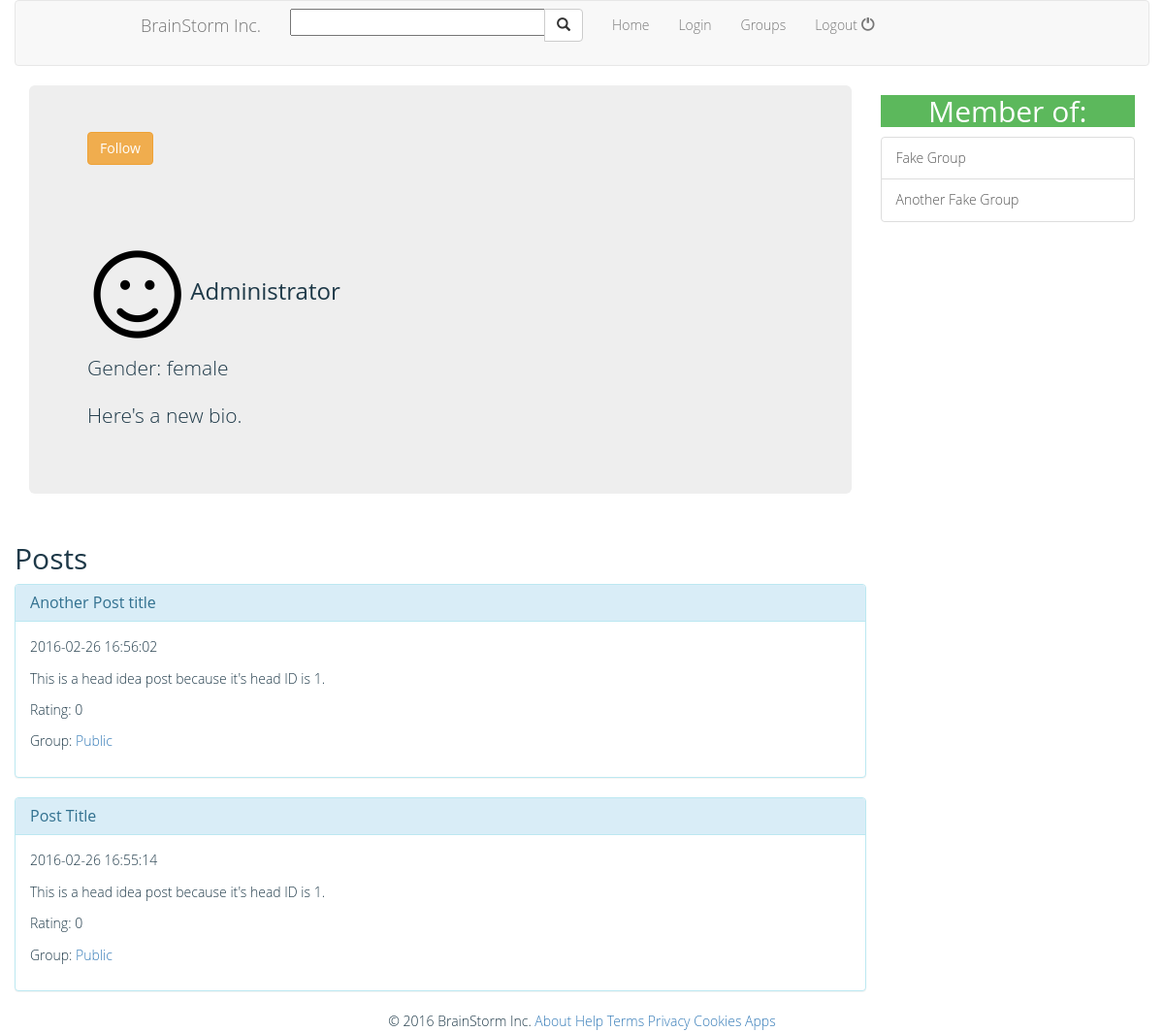
/Website/profile.php?uID=admin, run on the app's committed database.
### tables this page shows
CREATE TABLE IF NOT EXISTS `users` (
  `username` char(60) NOT NULL,
  `password` varchar(255) DEFAULT NULL,
  `email` varchar(255) DEFAULT NULL,
  `displayName` char(60) DEFAULT NULL,
  `gender` char(30) DEFAULT NULL,
  `picture` varchar(255) DEFAULT NULL,
  `description` varchar(255) DEFAULT NULL,
  `status` tinyint(1) DEFAULT NULL,
  `admin` tinyint(1) DEFAULT NULL
);

CREATE TABLE IF NOT EXISTS `posts` (
  `post_ID` int(11) NOT NULL,
  `head` int(11) DEFAULT NULL,
  `type` char(20) DEFAULT NULL,
  `date_time` timestamp NOT NULL DEFAULT CURRENT_TIMESTAMP,
  `content` varchar(255) DEFAULT NULL,
  `image` varchar(255) DEFAULT NULL,
  `rating` int(11) DEFAULT NULL,
  `username` char(60) DEFAULT NULL,
  `groupID` int(11) DEFAULT NULL,
  `title` char(80) DEFAULT NULL
);

CREATE TABLE IF NOT EXISTS `groups` (
  `creator` char(60) DEFAULT NULL,
  `groupID` int(11) NOT NULL,
  `groupname` char(60) DEFAULT NULL,
  `description` varchar(255) DEFAULT NULL
);

CREATE TABLE IF NOT EXISTS `in_group` (
  `username` char(60) NOT NULL,
  `groupID` int(11) NOT NULL
);

### Website/profile.php (the view, shortened to what this page needs)
<?php
$username = $_SESSION["username"];
$uID = htmlspecialchars($_GET["uID"]);
$displayName = "";
$displayProfile = "";
$displayImg = "";
$displayGender = "";
$groupList = "";
$postsList = "";
$isFollowing =0;
	if (!isset($dsn)) {
		$dsn = 'mysql:host=localhost;dbname=brainstorm;port=8889';
	}
	if (!isset($dbname)) {
		$dbname = 'root';
	}
	if (!isset($dbpword)) {
		$dbpword = 'root';
	}
	try {
		$dbh = new PDO($dsn, $dbname, $dbpword);
		$stmt = $dbh->prepare("SELECT * FROM users WHERE username=:uID");
		$stmt->bindParam(':uID', $uID, PDO::PARAM_STR);
		$stmt->execute();
		if ($stmt->rowCount() > 0) {
			while($row=$stmt->fetch(PDO::FETCH_ASSOC))
			{
				$displayName = $row["displayName"];
				$displayProfile = $row["description"];
				$displayImg = $row["picture"];
				$displayGender = $row["gender"];
				if (empty($displayImg)){
					$displayImg = "img/profile/blank.png";
				}
			}
		}
	$stmt = $dbh->prepare("SELECT * FROM in_group JOIN groups ON groups.groupID=in_group.groupID WHERE in_group.username=:uID");
	$stmt->bindParam(':uID', $uID, PDO::PARAM_STR);
	$stmt->execute();
	if ($stmt->rowCount() > 0) {
		while($row=$stmt->fetch(PDO::FETCH_ASSOC))
		{
			$groupID = $row["groupID"];
			$groupname = $row["groupname"];
			$groupList .= '<a href="Group.php?gID='.$groupID.'" class="list-group-item">'.$groupname.'</a>';
		}
	}
	$stmt = $dbh->prepare("SELECT * FROM posts JOIN groups ON posts.groupID=groups.groupID WHERE username=:uID ORDER BY DATE_TIME DESC");
	$stmt->bindParam(':uID', $uID, PDO::PARAM_STR);
	$stmt->execute();
	if ($stmt->rowCount() > 0) {
		while($row=$stmt->fetch(PDO::FETCH_ASSOC))
		{
			$postsList .= create_post($row["post_ID"], $row["head"], $row["type"], $row["date_time"], $row["content"],
			$row["title"], $row["image"], $row["rating"], $row["username"], $row["groupID"], $row["groupname"]);
		}
	}
	} catch (PDOException $e) {
		print "Error!: " . $e->getMessage() . "<br/>";
		die();
	}
function create_post($post_ID, $head, $type, $date, $content, $title, $image, $rating, $username, $groupID, $groupName){
	if ($post_ID > 1) {
		$link = 0;
		$groupN = "";
		if ($head==1){
			$link = $post_ID;
		} else {
			$link = $head;
		}
		if ($groupID==1){
			$groupN = "Public";
		} else {
			$groupN = $groupName;
		}
		return '<div class="panel panel-info panel-post">
				<div class="panel-heading">
				  <h3 class="panel-title"><a href="Posts.php?head='.$link.'">'.$title.'</a></h3>
				</div>
				<div class="panel-body">
				  <p class ="post_date">'.$date.'</p>
				  <p class="post_content">'.$content.'</p>
				  <p class="post_rating">Rating: '.$rating.'</p>
				  <p class="post_group">Group: <a href="Group.php?gID='.$groupID.'">'.$groupN.'</a>
				</div>
				</div>';
	} else {
		return null;
	}
}
?>
<!DOCTYPE html>
<html lang="en">
  <head>
	<link rel="stylesheet" href="http://maxcdn.bootstrapcdn.com/bootstrap/3.3.6/css/bootstrap.min.css">
    <link href="https://maxcdn.bootstrapcdn.com/bootstrap/3.3.6/css/bootstrap.min.css" rel="stylesheet">
    <link href="css/styles.css" rel="stylesheet">
  </head>
  <body>
    <?php include('headerLoggedIn.php'); ?>
<div class="container">
<div class="row row-offcanvas row-offcanvas-right">
        <div class="col-xs-12 col-sm-9">
          <div class="jumbotron">
				<form role="form" method="post">
				<?php if ($username != $uID && $isFollowing == 0) {
					echo '<button type="submit" class="btn btn-info btn-warning">Follow</button>'.'<hr>';
                  }
				  else if ($username != $uID && $isFollowing == 1) {
					echo '<input type="hidden" name="followClick" value='."$uID".'>';
					echo '<input type="hidden" name="follow" value="unfollow">';
					echo '<button type="submit" class="btn btn-info btn-danger">Unfollow</button>'.'<hr>';
				  }
                  ?>
				</form>
                <h3>
                  <?php echo '<img src="'.$displayImg.'" class="profile_img" />'; ?> <?php echo $displayName; ?>
                </h3>
                	<p>
                  <?php echo "Gender: " . $displayGender; ?>
                  </p>
                  <p>
                  <?php echo $displayProfile; ?>
                  </p>
          </div>
          <div class="row">
            <h2>Posts</h2>
              <?php echo $postsList; ?>
          </div>
        </div>
      <div class="col-xs-6 col-sm-3 sidebar-offcanvas" id="sidebar">
      	<h4>Member of:</h4>
          <div class="list-group">
            <?php echo $groupList; ?>
          </div>
        </div>
      </div>
</div>
      <div class="mastfoot">
          <div class="inner" style="text-align: center">
          © 2016 BrainStorm Inc.
          <a href="#">About</a>
          <a href="#">Help</a>
          <a href="#">Terms</a>
          <a href="#">Privacy</a>
          <a href="#">Cookies</a>
          <a href="#">Apps</a>
        </div>
      </div>
  </body>
</html>

### Website/headerLoggedIn.php (shortened to what this page needs)
  <nav class="navbar navbar-default app-navbar">
  <div class="container" style="max-width: 940px;">
    <div class="navbar-header">
      <?php if (isset($_SESSION["username"])) { echo '<a class="navbar-brand" href="account.php">BrainStorm Inc.</a>'; }
	else {echo '<a class="navbar-brand" href="Login.php">BrainStorm Inc.</a>';}?>
    </div>
    <form class="navbar navbar-left navbar-form " role="search" action="search.php" method="post">
      <div class="input-group">
<input name="searchResults" type="text" size="30" onkeyup="showResults(this.value)"></input>
	<span class="input-group-btn">
            <button type="submit" class="btn btn-default">
              <span class="glyphicon glyphicon-search" ></span></button>
          </span>
      </div>
    </form>
      <ul class="nav navbar-nav navbar-left">
        <li><a href="account.php">Home</a></li>
        <?php if (!isset($_SESSION["username"])) { echo '<li><a href="Login.php">Login</a></li>'; } ?>
        <li class="dropdown">
        <a href="#" class="dropdown-toggle" data-toggle="dropdown" role="button" aria-hashpopup="true" aria-expanded="false">Groups</a>
	</li>
	<li><a href="Logout.php">Logout
          <span class="glyphicon glyphicon-off"></span></a></li>
      </ul>
  </div>
  </nav>

### Website/css/styles.css (style rules this page uses)
.profile_img { max-width: 100px; max-height: 100px; }

### Website/profile.php (style rules this page uses)
.container { width:100%; }
body { width: 1px; min-width: 100%; *width: 100%; font-family:"Open Sans","Helvetica Neue", Helvetica, Arial, sans-serif; font-size:14px; letter-spacing:0px; line-height: 1.6; color:#1e3948; box-sizing:border-box; font-weight: 300; padding-left:15px; padding-right:15px; }
.modal-header, h4, .close { background-color: #5cb85c; color:white !important; text-align: center; font-size: 30px; }

### data on the page
users: displayName "Administrator", gender "female", description "Here's a new bio."
posts: title "Another Post title", date_time "2016-02-26 16:56:02", content "This is a head idea post because it's head ID is 1.", rating "0", groupID.groupID "Public"
posts: title "Post Title", date_time "2016-02-26 16:55:14", content "This is a head idea post because it's head ID is 1.", rating "0", groupID.groupID "Public"
in_group: groupID.groupname "Fake Group"
in_group: groupID.groupname "Another Fake Group"
